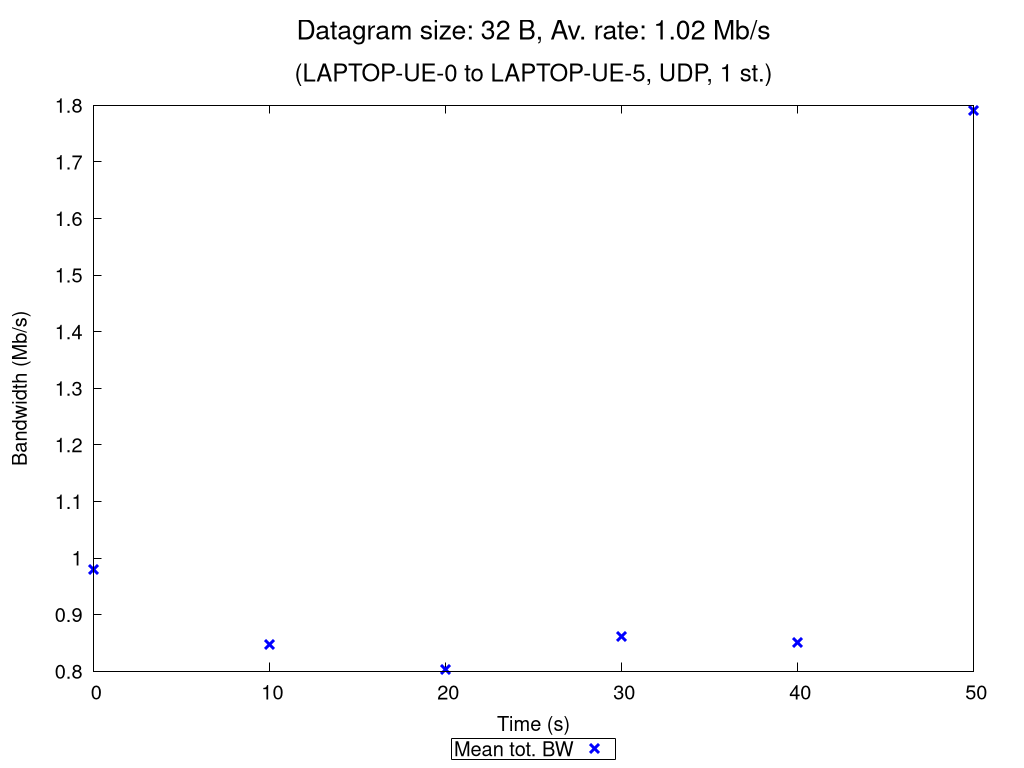

The gnuplot source for this figure:
set terminal pngcairo nocrop enhanced size 1024,768 font "Verdana,15"
set output "UDP_1_st_2020_10_18_08-18-25_one2two_00032B.png"

set title "{/=20 Datagram size: 32 B, Av. rate: 1.02 Mb/s}\n\n{/=18 (LAPTOP-UE-0 to LAPTOP-UE-5, UDP, 1 st.)}"

set xlabel "Time (s)"
set ylabel "Bandwidth (Mb/s)"
set ytics nomirror
set key bmargin center horizontal box samplen 1 width -1
set bmargin 4.6
set rmargin 4.5

rf = 1000000.0  # rate factor
set style fill transparent solid 0.2 noborder
set autoscale xfix
plot "UDP_1_st_2020_10_18_08-18-25_one2two_00032B_iperf_processed.dat" using 1:($2/rf-$3/rf):($2/rf+$3/rf) with filledcurves lc rgb "blue" notitle, \
     "" using 1:($2/rf) with points pt 2 ps 1.5 lw 3 lc rgb "blue" title "Mean tot. BW", \
